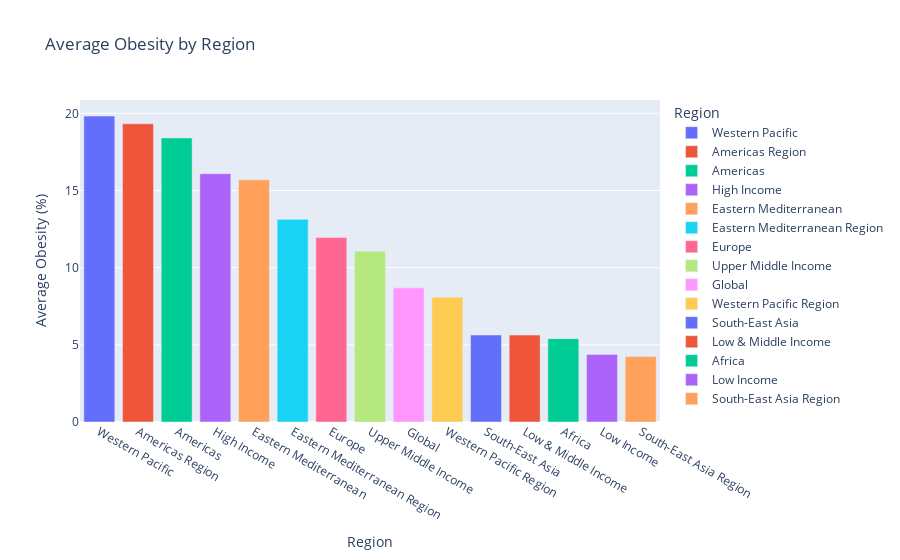

Here is the notebook cell this chart was saved with:
### Code cell
region_avg = (
    df_obesity
    .groupby("Region", as_index=False)["Mean_Estimate"]
    .mean()
    .sort_values("Mean_Estimate", ascending=False)
)

fig = px.bar(
    region_avg,
    x="Region",
    y="Mean_Estimate",
    title="Average Obesity by Region",
    color="Region",
    color_continuous_scale="Reds"
)

fig.update_layout(
    yaxis_title="Average Obesity (%)"
)

### Figure 1 — Plotly figure (JSON) as saved in the notebook; plotly's stock layout.template omitted (floating-point values rounded to 4 significant figures)
{"data": [{"alignmentgroup": "True", "hovertemplate": "Region=%{x}<br>Mean_Estimate=%{y}<extra></extra>", "legendgroup": "Western Pacific", "marker": {"color": "#636efa", "pattern": {"shape": ""}}, "name": "Western Pacific", "offsetgroup": "Western Pacific", "orientation": "v", "showlegend": true, "textposition": "auto", "type": "bar", "x": ["Western Pacific"], "xaxis": "x", "y": [19.82], "yaxis": "y"}, {"alignmentgroup": "True", "hovertemplate": "Region=%{x}<br>Mean_Estimate=%{y}<extra></extra>", "legendgroup": "Americas Region", "marker": {"color": "#EF553B", "pattern": {"shape": ""}}, "name": "Americas Region", "offsetgroup": "Americas Region", "orientation": "v", "showlegend": true, "textposition": "auto", "type": "bar", "x": ["Americas Region"], "xaxis": "x", "y": [19.32], "yaxis": "y"}, {"alignmentgroup": "True", "hovertemplate": "Region=%{x}<br>Mean_Estimate=%{y}<extra></extra>", "legendgroup": "Americas", "marker": {"color": "#00cc96", "pattern": {"shape": ""}}, "name": "Americas", "offsetgroup": "Americas", "orientation": "v", "showlegend": true, "textposition": "auto", "type": "bar", "x": ["Americas"], "xaxis": "x", "y": [18.4], "yaxis": "y"}, {"alignmentgroup": "True", "hovertemplate": "Region=%{x}<br>Mean_Estimate=%{y}<extra></extra>", "legendgroup": "High Income", "marker": {"color": "#ab63fa", "pattern": {"shape": ""}}, "name": "High Income", "offsetgroup": "High Income", "orientation": "v", "showlegend": true, "textposition": "auto", "type": "bar", "x": ["High Income"], "xaxis": "x", "y": [16.09], "yaxis": "y"}, {"alignmentgroup": "True", "hovertemplate": "Region=%{x}<br>Mean_Estimate=%{y}<extra></extra>", "legendgroup": "Eastern Mediterranean", "marker": {"color": "#FFA15A", "pattern": {"shape": ""}}, "name": "Eastern Mediterranean", "offsetgroup": "Eastern Mediterranean", "orientation": "v", "showlegend": true, "textposition": "auto", "type": "bar", "x": ["Eastern Mediterranean"], "xaxis": "x", "y": [15.69], "yaxis": "y"}, {"alignmentgroup": "True", "hovertemplate": "Region=%{x}<br>Mean_Estimate=%{y}<extra></extra>", "legendgroup": "Eastern Mediterranean Region", "marker": {"color": "#19d3f3", "pattern": {"shape": ""}}, "name": "Eastern Mediterranean Region", "offsetgroup": "Eastern Mediterranean Region", "orientation": "v", "showlegend": true, "textposition": "auto", "type": "bar", "x": ["Eastern Mediterranean Region"], "xaxis": "x", "y": [13.13], "yaxis": "y"}, {"alignmentgroup": "True", "hovertemplate": "Region=%{x}<br>Mean_Estimate=%{y}<extra></extra>", "legendgroup": "Europe", "marker": {"color": "#FF6692", "pattern": {"shape": ""}}, "name": "Europe", "offsetgroup": "Europe", "orientation": "v", "showlegend": true, "textposition": "auto", "type": "bar", "x": ["Europe"], "xaxis": "x", "y": [11.95], "yaxis": "y"}, {"alignmentgroup": "True", "hovertemplate": "Region=%{x}<br>Mean_Estimate=%{y}<extra></extra>", "legendgroup": "Upper Middle Income", "marker": {"color": "#B6E880", "pattern": {"shape": ""}}, "name": "Upper Middle Income", "offsetgroup": "Upper Middle Income", "orientation": "v", "showlegend": true, "textposition": "auto", "type": "bar", "x": ["Upper Middle Income"], "xaxis": "x", "y": [11.06], "yaxis": "y"}, {"alignmentgroup": "True", "hovertemplate": "Region=%{x}<br>Mean_Estimate=%{y}<extra></extra>", "legendgroup": "Global", "marker": {"color": "#FF97FF", "pattern": {"shape": ""}}, "name": "Global", "offsetgroup": "Global", "orientation": "v", "showlegend": true, "textposition": "auto", "type": "bar", "x": ["Global"], "xaxis": "x", "y": [8.69], "yaxis": "y"}, {"alignmentgroup": "True", "hovertemplate": "Region=%{x}<br>Mean_Estimate=%{y}<extra></extra>", "legendgroup": "Western Pacific Region", "marker": {"color": "#FECB52", "pattern": {"shape": ""}}, "name": "Western Pacific Region", "offsetgroup": "Western Pacific Region", "orientation": "v", "showlegend": true, "textposition": "auto", "type": "bar", "x": ["Western Pacific Region"], "xaxis": "x", "y": [8.086], "yaxis": "y"}, {"alignmentgroup": "True", "hovertemplate": "Region=%{x}<br>Mean_Estimate=%{y}<extra></extra>", "legendgroup": "South-East Asia", "marker": {"color": "#636efa", "pattern": {"shape": ""}}, "name": "South-East Asia", "offsetgroup": "South-East Asia", "orientation": "v", "showlegend": true, "textposition": "auto", "type": "bar", "x": ["South-East Asia"], "xaxis": "x", "y": [5.637], "yaxis": "y"}, {"alignmentgroup": "True", "hovertemplate": "Region=%{x}<br>Mean_Estimate=%{y}<extra></extra>", "legendgroup": "Low & Middle Income", "marker": {"color": "#EF553B", "pattern": {"shape": ""}}, "name": "Low & Middle Income", "offsetgroup": "Low & Middle Income", "orientation": "v", "showlegend": true, "textposition": "auto", "type": "bar", "x": ["Low & Middle Income"], "xaxis": "x", "y": [5.631], "yaxis": "y"}, {"alignmentgroup": "True", "hovertemplate": "Region=%{x}<br>Mean_Estimate=%{y}<extra></extra>", "legendgroup": "Africa", "marker": {"color": "#00cc96", "pattern": {"shape": ""}}, "name": "Africa", "offsetgroup": "Africa", "orientation": "v", "showlegend": true, "textposition": "auto", "type": "bar", "x": ["Africa"], "xaxis": "x", "y": [5.4], "yaxis": "y"}, {"alignmentgroup": "True", "hovertemplate": "Region=%{x}<br>Mean_Estimate=%{y}<extra></extra>", "legendgroup": "Low Income", "marker": {"color": "#ab63fa", "pattern": {"shape": ""}}, "name": "Low Income", "offsetgroup": "Low Income", "orientation": "v", "showlegend": true, "textposition": "auto", "type": "bar", "x": ["Low Income"], "xaxis": "x", "y": [4.381], "yaxis": "y"}, {"alignmentgroup": "True", "hovertemplate": "Region=%{x}<br>Mean_Estimate=%{y}<extra></extra>", "legendgroup": "South-East Asia Region", "marker": {"color": "#FFA15A", "pattern": {"shape": ""}}, "name": "South-East Asia Region", "offsetgroup": "South-East Asia Region", "orientation": "v", "showlegend": true, "textposition": "auto", "type": "bar", "x": ["South-East Asia Region"], "xaxis": "x", "y": [4.237], "yaxis": "y"}], "layout": {"barmode": "relative", "legend": {"title": {"text": "Region"}, "tracegroupgap": 0}, "title": {"text": "Average Obesity by Region"}, "xaxis": {"anchor": "y", "categoryarray": ["Western Pacific", "Americas Region", "Americas", "High Income", "Eastern Mediterranean", "Eastern Mediterranean Region", "Europe", "Upper Middle Income", "Global", "Western Pacific Region", "South-East Asia", "Low & Middle Income", "Africa", "Low Income", "South-East Asia Region"], "categoryorder": "array", "domain": [0, 1], "title": {"text": "Region"}}, "yaxis": {"anchor": "x", "domain": [0, 1], "title": {"text": "Average Obesity (%)"}}}}
